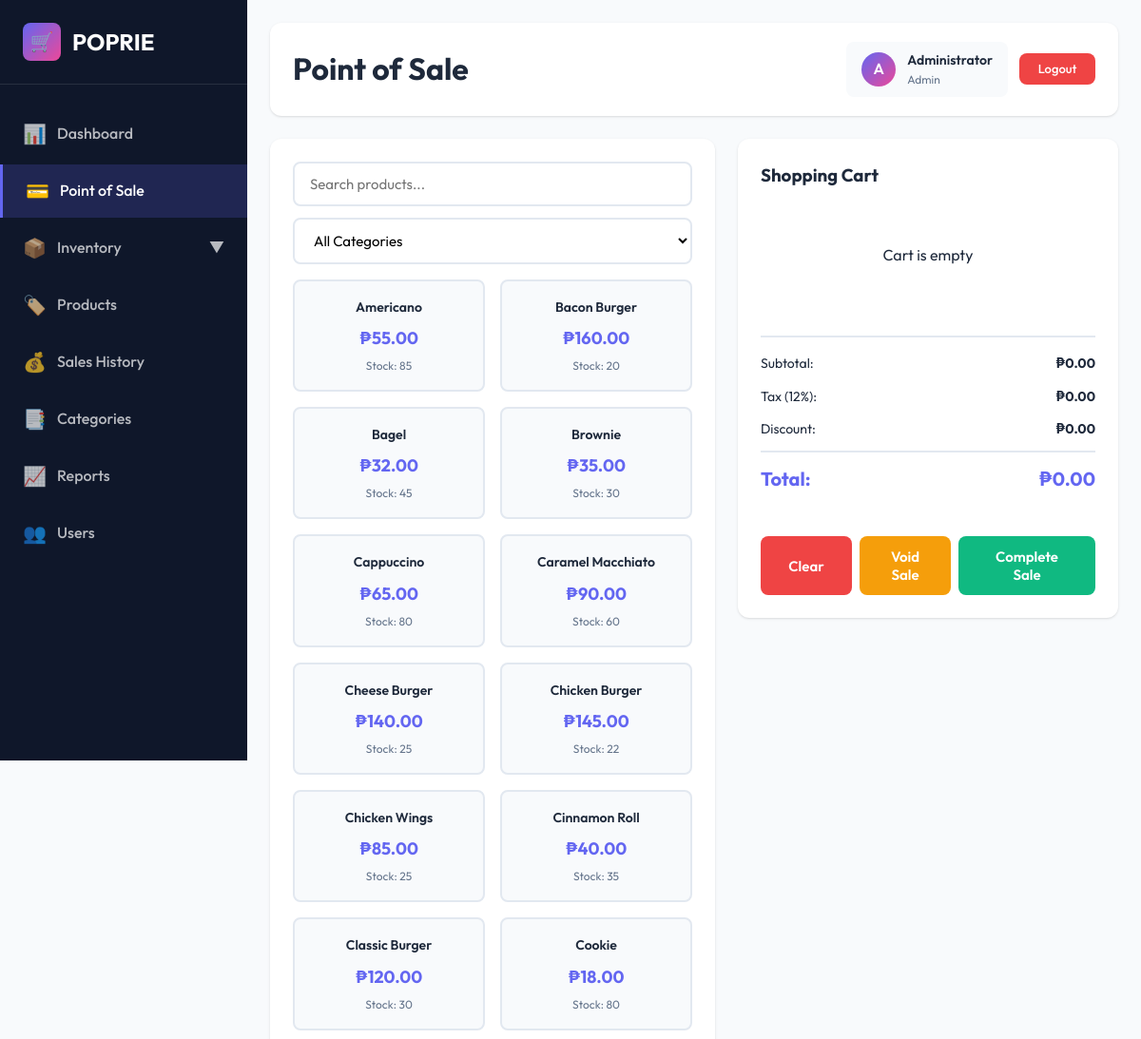
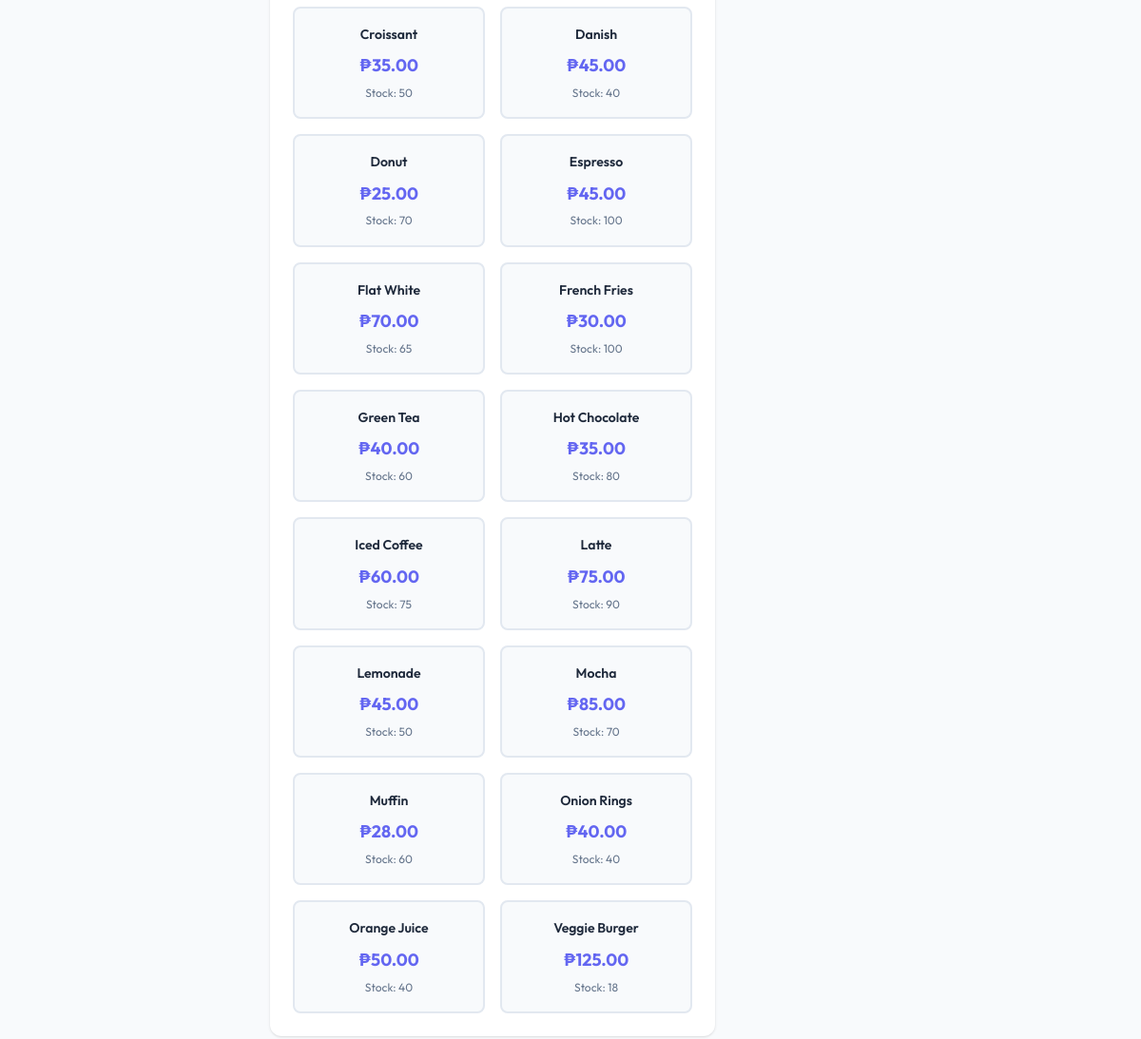
The app's page /pos.php (signed in) with its own data (2 pictures, top to bottom).
### tables this page shows
CREATE TABLE IF NOT EXISTS products (
    product_id INT AUTO_INCREMENT PRIMARY KEY,
    product_code VARCHAR(50) UNIQUE NOT NULL,
    product_name VARCHAR(200) NOT NULL,
    category_id INT,
    description TEXT,
    cost_price DECIMAL(10, 2) NOT NULL,
    selling_price DECIMAL(10, 2) NOT NULL,
    stock_quantity INT DEFAULT 0,
    reorder_level INT DEFAULT 10,
    barcode VARCHAR(100),
    image_url VARCHAR(255),
    status ENUM('active', 'inactive') DEFAULT 'active',
    created_at TIMESTAMP DEFAULT CURRENT_TIMESTAMP,
    updated_at TIMESTAMP DEFAULT CURRENT_TIMESTAMP ON UPDATE CURRENT_TIMESTAMP,
    FOREIGN KEY (category_id) REFERENCES categories(category_id) ON DELETE SET NULL
);

### includes/auth.php (called while the page is built, shortened)
<?php
function isAdmin() {
    return isset($_SESSION['role']) && $_SESSION['role'] === 'admin';
}
function getCurrentUser() {
    return [
        'user_id' => $_SESSION['user_id'] ?? null,
        'username' => $_SESSION['username'] ?? null,
        'full_name' => $_SESSION['full_name'] ?? null,
        'role' => $_SESSION['role'] ?? null
    ];
}
?>

### pos.php (the view, shortened to what this page needs)
<?php
require_once 'includes/config.php';
require_once 'includes/auth.php';
$products = $conn->query("
    SELECT p.*, c.category_name
    FROM products p
    LEFT JOIN categories c ON p.category_id = c.category_id
    WHERE p.status = 'active'
    ORDER BY p.product_name ASC
");
?>
<!DOCTYPE html>
<html lang="en">
<head>
    <link rel="stylesheet" href="css/style.css">
</head>
<body>
<div class="main-wrapper">
    <?php include 'includes/sidebar.php'; ?>
    <div class="main-content">
        <div class="header">
            <h1>Point of Sale</h1>
            <div class="header-actions">
                <div class="user-info">
                    <div class="user-avatar"><?php echo strtoupper(substr($user['full_name'], 0, 1)); ?></div>
                    <div class="user-details">
                        <h4><?php echo htmlspecialchars($user['full_name']); ?></h4>
                        <p><?php echo ucfirst($user['role']); ?></p>
                    </div>
                </div>
                <a href="logout.php" class="btn btn-logout btn-sm">Logout</a>
            </div>
        </div>
        <div class="pos-grid">
            <div class="pos-products">
                <div class="search-filter-container" style="margin-bottom: 16px;">
                    <input type="text" id="searchProduct" class="form-control" placeholder="Search products..." style="margin-bottom: 12px;">
                    <select id="filterCategory" class="form-control">
                        <option value="">All Categories</option>
                    </select>
                </div>
                <div class="product-grid">
                    <?php while ($product = $products->fetch_assoc()): ?>
                        <div class="product-card"
                             data-id="<?php echo $product['product_id']; ?>"
                             data-code="<?php echo htmlspecialchars($product['product_code']); ?>"
                             data-name="<?php echo htmlspecialchars($product['product_name']); ?>"
                             data-price="<?php echo $product['selling_price']; ?>"
                             data-stock="<?php echo $product['stock_quantity']; ?>"
                             data-category="<?php echo $product['category_id']; ?>"
                             onclick="addToCart(this)">
                            <h4><?php echo htmlspecialchars($product['product_name']); ?></h4>
                            <div class="price">₱<?php echo number_format($product['selling_price'], 2); ?></div>
                            <div class="stock">Stock: <?php echo $product['stock_quantity']; ?></div>
                        </div>
                    <?php endwhile; ?>
                </div>
            </div>
            <div class="pos-cart">
                <h3 style="margin-bottom: 16px;">Shopping Cart</h3>
                <div class="cart-items" id="cartItems">
                    <p style="text-align: center; padding: 40px 0;">Cart is empty</p>
                </div>
                <div class="cart-total">
                    <div class="total-row">
                        <span>Subtotal:</span>
                        <strong id="subtotal">₱0.00</strong>
                    </div>
                    <div class="total-row">
                        <span>Tax (12%):</span>
                        <strong id="tax">₱0.00</strong>
                    </div>
                    <div class="total-row">
                        <span>Discount:</span>
                        <strong id="discount">₱0.00</strong>
                    </div>
                    <div class="total-row grand-total">
                        <span>Total:</span>
                        <strong id="grandTotal">₱0.00</strong>
                    </div>
                </div>
                <div style="margin-top: 16px; display: flex; gap: 8px;">
                    <button class="btn btn-danger" onclick="clearCart()" style="flex:1;">Clear</button>
                    <button class="btn btn-warning" onclick="openSaleVoidModal()" style="flex:1;">Void Sale</button>
                    <button class="btn btn-success" onclick="openCheckout()" style="flex:2;">Complete Sale</button>
                </div>
            </div>
        </div>
    </div>
</div>
</body>
</html>

### includes/sidebar.php (shortened to what this page needs)
<?php
$user = getCurrentUser();
$is_cashier = isset($user['role']) && $user['role'] === 'cashier';
$is_admin = isAdmin();
?>
<aside class="sidebar<?php echo $is_cashier ? ' sidebar-hidden' : ''; ?>">
    <div class="sidebar-brand">
        <h2>
            <span class="icon">🛒</span>
            POPRIE
        </h2>
    </div>
    <ul class="sidebar-menu">
        <?php if (!$is_cashier): ?>
        <li>
            <a href="index.php" class="<?php echo basename($_SERVER['PHP_SELF']) == 'index.php' ? 'active' : ''; ?>">
                <span class="icon">📊</span>
                Dashboard
            </a>
        </li>
        <?php endif; ?>
        <li>
            <a href="pos.php" class="<?php echo basename($_SERVER['PHP_SELF']) == 'pos.php' ? 'active' : ''; ?>">
                <span class="icon">💳</span>
                Point of Sale
            </a>
        </li>
        <?php if (!$is_cashier): ?>
        <li>
            <a href="inventory.php" class="<?php echo basename($_SERVER['PHP_SELF']) == 'inventory.php' ? 'active' : ''; ?>" onclick="toggleInventoryDropdown(event)">
                <span class="icon">📦</span>
                Inventory
                <span class="dropdown-arrow" id="inventory-arrow">▼</span>
            </a>
        </li>
        <li>
            <a href="products.php" class="<?php echo basename($_SERVER['PHP_SELF']) == 'products.php' ? 'active' : ''; ?>">
                <span class="icon">🏷️</span>
                Products
            </a>
        </li>
        <li>
            <a href="sales.php" class="<?php echo basename($_SERVER['PHP_SELF']) == 'sales.php' ? 'active' : ''; ?>">
                <span class="icon">💰</span>
                Sales History
            </a>
        </li>
        <?php endif; ?>
        <?php if ($is_admin): ?>
        <li>
            <a href="categories.php" class="<?php echo basename($_SERVER['PHP_SELF']) == 'categories.php' ? 'active' : ''; ?>">
                <span class="icon">📑</span>
                Categories
            </a>
        </li>
        <li>
            <a href="reports.php" class="<?php echo basename($_SERVER['PHP_SELF']) == 'reports.php' ? 'active' : ''; ?>">
                <span class="icon">📈</span>
                Reports
            </a>
        </li>
        <li>
            <a href="users.php" class="<?php echo basename($_SERVER['PHP_SELF']) == 'users.php' ? 'active' : ''; ?>">
                <span class="icon">👥</span>
                Users
            </a>
        </li>
        <?php endif; ?>
    </ul>
</aside>

### records on screen
products: product_name "Americano", selling_price "55.00", stock_quantity "85"
products: product_name "Bacon Burger", selling_price "160.00", stock_quantity "20"
products: product_name "Bagel", selling_price "32.00", stock_quantity "45"
products: product_name "Brownie", selling_price "35.00", stock_quantity "30"
products: product_name "Cappuccino", selling_price "65.00", stock_quantity "80"
products: product_name "Caramel Macchiato", selling_price "90.00", stock_quantity "60"
products: product_name "Cheese Burger", selling_price "140.00", stock_quantity "25"
products: product_name "Chicken Burger", selling_price "145.00", stock_quantity "22"
products: product_name "Chicken Wings", selling_price "85.00", stock_quantity "25"
products: product_name "Cinnamon Roll", selling_price "40.00", stock_quantity "35"
products: product_name "Classic Burger", selling_price "120.00", stock_quantity "30"
products: product_name "Cookie", selling_price "18.00", stock_quantity "80"
products: product_name "Croissant", selling_price "35.00", stock_quantity "50"
products: product_name "Danish", selling_price "45.00", stock_quantity "40"
products: product_name "Donut", selling_price "25.00", stock_quantity "70"
products: product_name "Espresso", selling_price "45.00", stock_quantity "100"
products: product_name "Flat White", selling_price "70.00", stock_quantity "65"
products: product_name "French Fries", selling_price "30.00", stock_quantity "100"
products: product_name "Green Tea", selling_price "40.00", stock_quantity "60"
products: product_name "Hot Chocolate", selling_price "35.00", stock_quantity "80"
products: product_name "Iced Coffee", selling_price "60.00", stock_quantity "75"
products: product_name "Latte", selling_price "75.00", stock_quantity "90"
products: product_name "Lemonade", selling_price "45.00", stock_quantity "50"
products: product_name "Mocha", selling_price "85.00", stock_quantity "70"
products: product_name "Muffin", selling_price "28.00", stock_quantity "60"
products: product_name "Onion Rings", selling_price "40.00", stock_quantity "40"
products: product_name "Orange Juice", selling_price "50.00", stock_quantity "40"
products: product_name "Veggie Burger", selling_price "125.00", stock_quantity "18"

### other values on screen
substr($user['full_name'], 0, 1) "A"
$user['full_name'] "Administrator"
$user['role'] "Admin"
